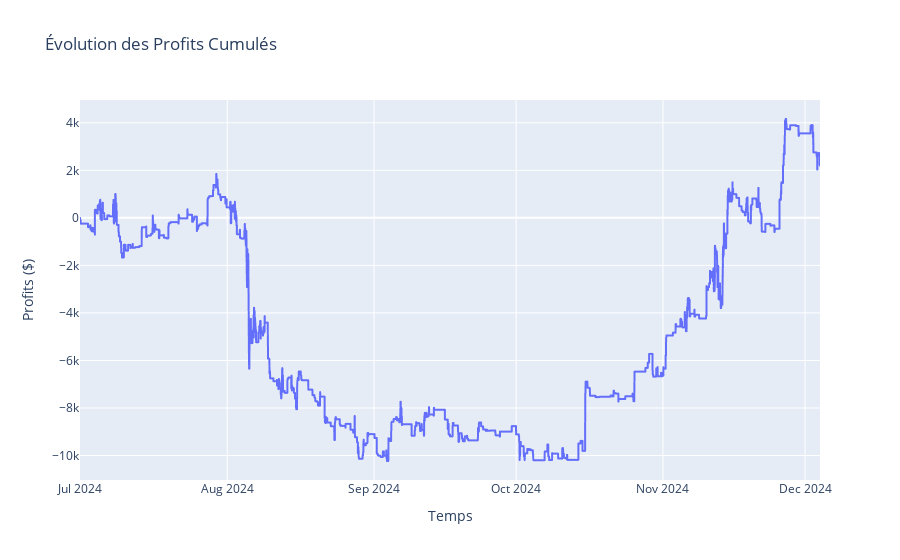
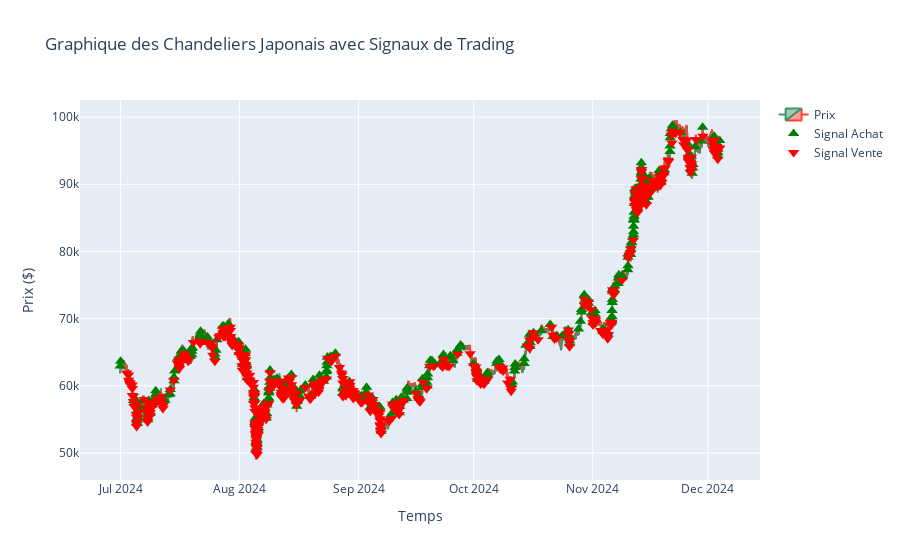
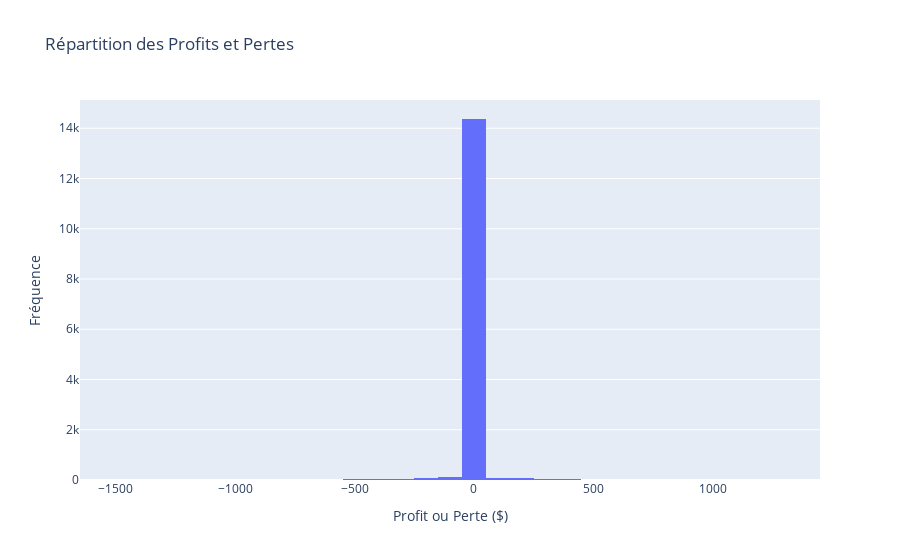

The cell these charts' notebook holds for them, in order:
### Code cell
# Initialisation des colonnes
df['PnL'] = 0  # Profits et pertes par trade
df['Cumulative_PnL'] = 0  # Profits cumulés

# Variables pour le suivi des positions
current_position = None
entry_price = None

# Calcul des profits et pertes pour chaque trade
for i in range(len(df)):
    if current_position is None:  # Pas de position ouverte
        if df.loc[i, 'Signal'] == 1:  # Signal d'achat
            current_position = 'long'
            entry_price = df.loc[i, 'close']
        elif df.loc[i, 'Signal'] == -1:  # Signal de vente
            current_position = 'short'
            entry_price = df.loc[i, 'close']
    else:  # Une position est ouverte
        if df.loc[i, 'Position_Closed']:  # La position est fermée
            if current_position == 'long':  # Achat fermé
                df.loc[i, 'PnL'] = df.loc[i, 'close'] - entry_price
            elif current_position == 'short':  # Vente fermée
                df.loc[i, 'PnL'] = entry_price - df.loc[i, 'close']
            current_position = None
            entry_price = None

# Calcul des profits cumulés
df['Cumulative_PnL'] = df['PnL'].cumsum()

# Ajout de l'état de la stratégie dans la DataFrame
df['Status'] = df['Signal'].replace({1: 'Achat', -1: 'Vente', 0: 'Neutre'})


# Ajout de la colonne des profits cumulés
df['Cumulative_PnL'] = df['PnL'].cumsum()

# 1. Visualisation des profits cumulés
fig_cumulative_pnl = px.line(df, x='timestamp', y='Cumulative_PnL', title="Évolution des Profits Cumulés")
fig_cumulative_pnl.update_layout(xaxis_title="Temps", yaxis_title="Profits ($)")
fig_cumulative_pnl.show()

# 2. Graphique en chandeliers avec signaux d'achat et de vente
fig_candlestick = go.Figure(data=[
    go.Candlestick(
        x=df['timestamp'],
        open=df['open'],
        high=df['high'],
        low=df['low'],
        close=df['close'],
        name='Prix'
    )
])

# Ajout des signaux d'achat
buy_signals = df[df['Signal'] == 1]
fig_candlestick.add_trace(go.Scatter(
    x=buy_signals['timestamp'],
    y=buy_signals['close'],
    mode='markers',
    marker=dict(color='green', symbol='triangle-up', size=10),
    name='Signal Achat'
))

# Ajout des signaux de vente
sell_signals = df[df['Signal'] == -1]
fig_candlestick.add_trace(go.Scatter(
    x=sell_signals['timestamp'],
    y=sell_signals['close'],
    mode='markers',
    marker=dict(color='red', symbol='triangle-down', size=10),
    name='Signal Vente'
))

fig_candlestick.update_layout(
    title="Graphique des Chandeliers Japonais avec Signaux de Trading",
    xaxis_title="Temps",
    yaxis_title="Prix ($)",
    xaxis_rangeslider_visible=False
)
fig_candlestick.show()

# 3. Histogramme des profits et pertes
fig_histogram = px.histogram(df, x='PnL', nbins=50, title="Répartition des Profits et Pertes")
fig_histogram.update_layout(xaxis_title="Profit ou Perte ($)", yaxis_title="Fréquence")
fig_histogram.show()

# 4. Résumé des performances
total_profit = df['PnL'].sum()
winning_trades = df[df['PnL'] > 0]['PnL'].count()
losing_trades = df[df['PnL'] <= 0]['PnL'].count()
win_rate = (winning_trades / (winning_trades + losing_trades)) * 100

performance_summary = f"""
Résumé des Performances de la Stratégie :
- Total des Profits : {total_profit:.2f} $
- Nombre de Trades Gagnants : {winning_trades}
- Nombre de Trades Perdants : {losing_trades}
- Taux de Succès : {win_rate:.2f}%
- Nombre total de Trades : {winning_trades + losing_trades} 
"""

print(performance_summary)

### Figure 1 — Plotly figure (JSON) as saved in the notebook; plotly's stock layout.template omitted (floating-point values rounded to 4 significant figures; data arrays with more than 128 entries replaced by an {"elided": "..."} marker saying what was removed)
{"data": [{"hovertemplate": "timestamp=%{x}<br>Cumulative_PnL=%{y}<extra></extra>", "legendgroup": "", "line": {"color": "#636efa", "dash": "solid"}, "marker": {"symbol": "circle"}, "mode": "lines", "name": "", "showlegend": false, "type": "scattergl", "x": {"elided": "15000 str values"}, "xaxis": "x", "y": {"elided": "15000 float values"}, "yaxis": "y"}], "layout": {"legend": {"tracegroupgap": 0}, "title": {"text": "Évolution des Profits Cumulés"}, "xaxis": {"anchor": "y", "domain": [0, 1], "title": {"text": "Temps"}}, "yaxis": {"anchor": "x", "domain": [0, 1], "title": {"text": "Profits ($)"}}}}

### Figure 2 — Plotly figure (JSON) as saved in the notebook; plotly's stock layout.template omitted (floating-point values rounded to 4 significant figures; data arrays with more than 128 entries replaced by an {"elided": "..."} marker saying what was removed)
{"data": [{"close": {"elided": "15000 float values"}, "high": {"elided": "15000 float values"}, "low": {"elided": "15000 float values"}, "name": "Prix", "open": {"elided": "15000 float values"}, "type": "candlestick", "x": {"elided": "15000 str values"}}, {"marker": {"color": "green", "size": 10, "symbol": "triangle-up"}, "mode": "markers", "name": "Signal Achat", "type": "scatter", "x": {"elided": "469 str values"}, "y": {"elided": "469 float values"}}, {"marker": {"color": "red", "size": 10, "symbol": "triangle-down"}, "mode": "markers", "name": "Signal Vente", "type": "scatter", "x": {"elided": "459 str values"}, "y": {"elided": "459 float values"}}], "layout": {"title": {"text": "Graphique des Chandeliers Japonais avec Signaux de Trading"}, "xaxis": {"rangeslider": {"visible": false}, "title": {"text": "Temps"}}, "yaxis": {"title": {"text": "Prix ($)"}}}}

### Figure 3 — Plotly figure (JSON) as saved in the notebook; plotly's stock layout.template omitted (floating-point values rounded to 4 significant figures; data arrays with more than 128 entries replaced by an {"elided": "..."} marker saying what was removed)
{"data": [{"alignmentgroup": "True", "bingroup": "x", "hovertemplate": "PnL=%{x}<br>count=%{y}<extra></extra>", "legendgroup": "", "marker": {"color": "#636efa", "pattern": {"shape": ""}}, "name": "", "nbinsx": 50, "offsetgroup": "", "orientation": "v", "showlegend": false, "type": "histogram", "x": {"elided": "15000 float values"}, "xaxis": "x", "yaxis": "y"}], "layout": {"barmode": "relative", "legend": {"tracegroupgap": 0}, "title": {"text": "Répartition des Profits et Pertes"}, "xaxis": {"anchor": "y", "domain": [0, 1], "title": {"text": "Profit ou Perte ($)"}}, "yaxis": {"anchor": "x", "domain": [0, 1], "title": {"text": "Fréquence"}}}}
